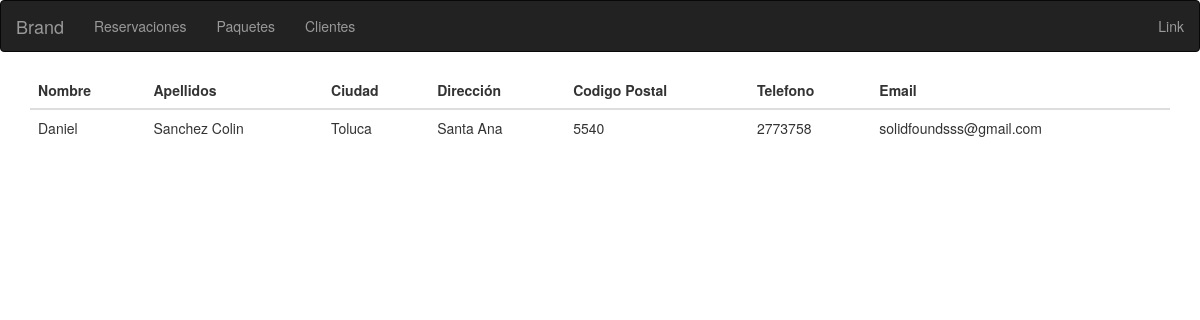
Page /administrador/clientes/ on the earlier database version.
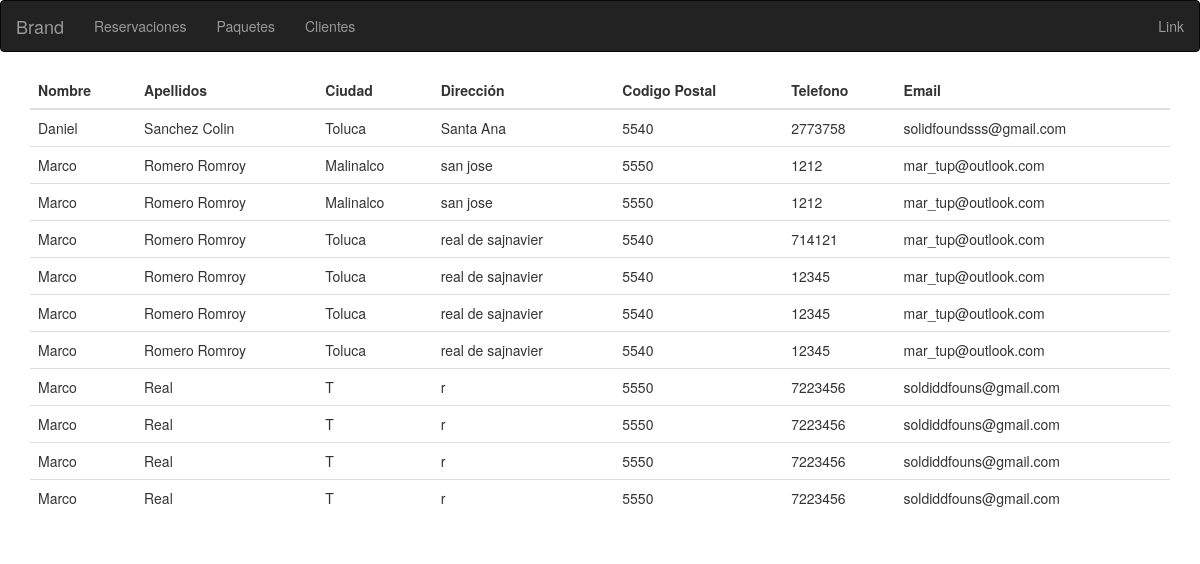
Same page on the later database version.
### app/models.py (models this page shows, shortened)
class Cliente(models.Model):
    nombre = models.CharField(max_length=50)
    apellidos = models.CharField(max_length=120)
    ciudad = models.CharField(max_length=150)
    direccion = models.TextField()
    codigo_postal = models.SmallIntegerField()
    telefono = models.IntegerField()
    email = models.EmailField()
    c_email = models.EmailField("Confirmar e-mail", )
    tyc = models.BooleanField("Terminos y condiciones",)

### joseadmin/views.py (the view)
class ClientesList(ListView):
    model = Cliente
    template_name = 'clientes-admin.html'

### joseadmin/templates/clientes-admin.html (shortened to what this page needs)
{% extends "base-admin.html" %}
{% load staticfiles %}
{% block contenidoadmin %}
 <div class="table-responsive">
    <table class="table" id="example">
        <thead>
        <tr>
            <th>Nombre</th>
            <th>Apellidos</th>
            <th>Ciudad</th>
            <th>Dirección</th>
            <th>Codigo Postal</th>
            <th>Telefono</th>
            <th>Email</th>
        </tr>
        </thead>
        <tbody>
            {% for foo in object_list %}
                <tr>
                    <td>{{ foo.nombre }}</td>
                    <td>{{ foo.apellidos }}</td>
                    <td>{{ foo.ciudad }}</td>
                    <td>{{ foo.direccion }}</td>
                    <td>{{ foo.codigo_postal }}</td>
                    <td>{{ foo.telefono }}</td>
                    <td>{{ foo.email }}</td>
                </tr>
            {% endfor %}
        </tbody>
    </table>
 </div>
{% endblock %}

### joseadmin/templates/base-admin.html (shortened to what this page needs)
<!DOCTYPE html>
<html>
<head lang="en">
    <link rel="stylesheet" href="https://bootswatch.com/yeti/bootstrap.css"/>
</head>
<body>
    <nav class="navbar navbar-inverse">
  <div class="container-fluid">
    <div class="navbar-header">
      <a class="navbar-brand" href="#">Brand</a>
    </div>
    <div class="collapse navbar-collapse" id="bs-example-navbar-collapse-2">
      <ul class="nav navbar-nav">
        <li ><a href="{% url 'administrador:reservaciones' %}">Reservaciones <span class="sr-only">(current)</span></a></li>
        <li><a href="{% url 'administrador:paquetes' %}">Paquetes</a></li>
          <li><a href="{% url 'administrador:clientes' %}">Clientes</a></li>
      </ul>
      <ul class="nav navbar-nav navbar-right">
        <li><a href="#">Link</a></li>
      </ul>
    </div>
  </div>
</nav>
<div class="col-md-12">
    <div class="container">
        {% block contenidoadmin %}
        {% endblock %}
    </div>
</div>
</body>
</html>

Differences in the rows shown:
added Cliente: nombre "Marco", apellidos "Romero Romroy", ciudad "Malinalco", direccion "san jose", codigo_postal "5550", telefono "1212", email "mar_tup@outlook.com"
added Cliente: nombre "Marco", apellidos "Romero Romroy", ciudad "Malinalco", direccion "san jose", codigo_postal "5550", telefono "1212", email "mar_tup@outlook.com"
added Cliente: nombre "Marco", apellidos "Romero Romroy", ciudad "Toluca", direccion "real de sajnavier", codigo_postal "5540", telefono "714121", email "mar_tup@outlook.com"
added Cliente: nombre "Marco", apellidos "Romero Romroy", ciudad "Toluca", direccion "real de sajnavier", codigo_postal "5540", telefono "12345", email "mar_tup@outlook.com"
added Cliente: nombre "Marco", apellidos "Romero Romroy", ciudad "Toluca", direccion "real de sajnavier", codigo_postal "5540", telefono "12345", email "mar_tup@outlook.com"
added Cliente: nombre "Marco", apellidos "Romero Romroy", ciudad "Toluca", direccion "real de sajnavier", codigo_postal "5540", telefono "12345", email "mar_tup@outlook.com"
added Cliente: nombre "Marco", apellidos "Real", ciudad "T", direccion "r", codigo_postal "5550", telefono "7223456", email "soldiddfouns@gmail.com"
added Cliente: nombre "Marco", apellidos "Real", ciudad "T", direccion "r", codigo_postal "5550", telefono "7223456", email "soldiddfouns@gmail.com"
added Cliente: nombre "Marco", apellidos "Real", ciudad "T", direccion "r", codigo_postal "5550", telefono "7223456", email "soldiddfouns@gmail.com"
added Cliente: nombre "Marco", apellidos "Real", ciudad "T", direccion "r", codigo_postal "5550", telefono "7223456", email "soldiddfouns@gmail.com"
